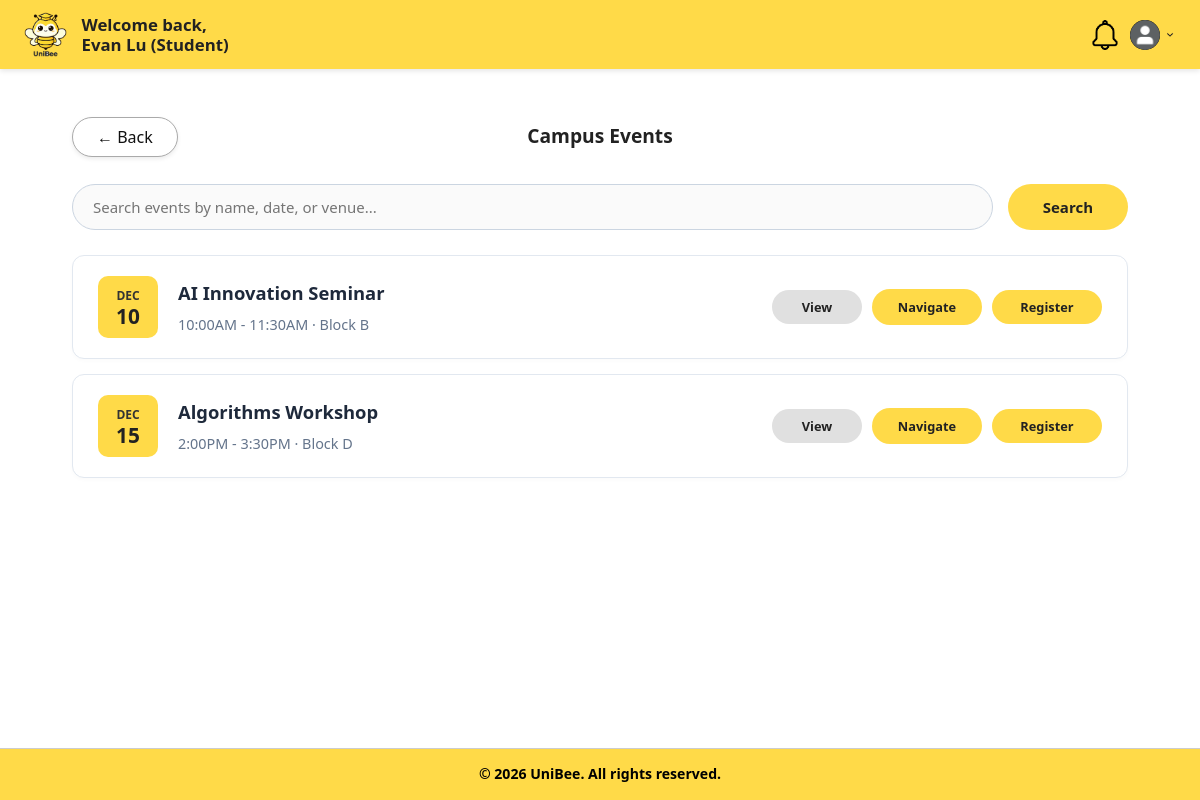
The page /boundary/viewEventsPage.php (signed in) on the database its author committed.
### tables this page shows
CREATE TABLE Events (
    id INT PRIMARY KEY AUTO_INCREMENT,
    universityId INT NOT NULL,
    createdBy INT,
    facilityId INT NOT NULL,
    title VARCHAR(255) NOT NULL,
    description TEXT,
    startDatetime DATETIME NOT NULL,
    endDatetime DATETIME NOT NULL,
    capacity INT NOT NULL,
    eventPoster VARCHAR(500) NULL,
    eventInfo TEXT NULL,
    status ENUM('active','suspended','cancelled','completed') DEFAULT 'active',
    createdAt DATETIME DEFAULT CURRENT_TIMESTAMP,
    updatedAt DATETIME DEFAULT CURRENT_TIMESTAMP ON UPDATE CURRENT_TIMESTAMP,
    FOREIGN KEY (universityId) REFERENCES Universities(id) ON DELETE CASCADE,
    FOREIGN KEY (createdBy) REFERENCES Users(id) ON DELETE SET NULL,
    FOREIGN KEY (facilityId) REFERENCES BookableFacilities(id) ON DELETE RESTRICT
);

CREATE TABLE Facilities (
    id INT PRIMARY KEY AUTO_INCREMENT,
    universityId INT NOT NULL,
    floorId INT,
    name VARCHAR(255) NOT NULL,
    roomCode VARCHAR(100),
    type ENUM('study room', 'gym', 'lecture hall', 'lab', 'classroom') DEFAULT 'study room',
    description TEXT,
    location VARCHAR(255),
    blockFloor VARCHAR(100),
    capacity INT,
    status VARCHAR(50) DEFAULT 'active',
    createdAt DATETIME DEFAULT CURRENT_TIMESTAMP,
    updatedAt DATETIME DEFAULT CURRENT_TIMESTAMP ON UPDATE CURRENT_TIMESTAMP,
    FOREIGN KEY (universityId) REFERENCES Universities(id) ON DELETE CASCADE,
    FOREIGN KEY (floorId) REFERENCES CampusFloors(id) ON DELETE SET NULL
);

### controller/viewEventsController.php (called while the page is built, shortened)
<?php
require_once "../database/database.php";
require_once "../entity/event.php";
class ViewEventsController
{
    private $db;
    private $eventEntity;
    public function __construct()
    {
        $database = new Database();
        $this->db = $database->connect();
        $this->eventEntity = new Event(
            null, null, null, null, null, null,
            null, null, null, null, null, null, null, null,
            $this->db
        );
    }
    public function getEventList($universityId)
    {
        return $this->eventEntity->getEventList($universityId);
    }
    public function getUserRegisteredEventIds($userId)
    {
        try {
            $sql = "SELECT eventId FROM EventRegistrations
                    WHERE userId = ?
                      AND status IN ('registered', 'attended')";
            $stmt = $this->db->prepare($sql);
            $stmt->execute([$userId]);
            return $stmt->fetchAll(PDO::FETCH_COLUMN) ?: [];
        } catch (Exception $e) {
            error_log("getUserRegisteredEventIds error: " . $e->getMessage());
            return [];
        }
    }
}
?>

### database/database.php (called while the page is built, shortened)
<?php
class Database
{
    private $host = 'sql212.infinityfree.com';
    private $dbname = 'if0_43479137_unibee';
    private $username = 'if0_43479137';
    private $password = 'InjO8Pzh9lL';
    public function connect()
    {
        try {
            $this->pdo = new PDO(
                "mysql:host={$this->host};dbname={$this->dbname}",
                $this->username,
                $this->password
            );
            $this->pdo->setAttribute(PDO::ATTR_ERRMODE, PDO::ERRMODE_EXCEPTION);
            return $this->pdo;
        } catch (PDOException $e) {
            die("Database connection failed: " . $e->getMessage());
        }
    }
}

### entity/event.php (called while the page is built, shortened)
<?php
require_once "../database/database.php";
class Event
{
    private $db;
    public function __construct(
        $id = null,
        $universityId = null,
        $createdBy = null,
        $facilityId = null,
        $title = null,
        $description = null,
        $startDatetime = null,
        $endDatetime = null,
        $capacity = null,
        $eventPoster = null,
        $eventInfo = null,
        $status = null,
        $createdAt = null,
        $updatedAt = null,
        $db = null
    ) {
        if ($db !== null) {
            $this->db = $db;
        } else {
            $database = new Database();
            $this->db = $database->connect();
        }
    }
    public function getEventList($universityId)
    {
        try {
            $sql = "SELECT e.id, e.universityId, e.createdBy, e.facilityId,
                           e.title, e.description,
                           e.startDatetime, e.endDatetime, e.capacity,
                           e.eventPoster, e.eventInfo, e.status,
                           e.createdAt, e.updatedAt,
                           f.location AS location,
                           f.name AS facilityName
                    FROM Events e
                    INNER JOIN BookableFacilities bf ON e.facilityId = bf.id
                    INNER JOIN Facilities f ON bf.facilityId = f.id
                    WHERE e.universityId = ?
                      AND e.status = 'active'
                    ORDER BY e.startDatetime ASC";
            $stmt = $this->db->prepare($sql);
            $stmt->execute([$universityId]);
            return $stmt->fetchAll(PDO::FETCH_ASSOC);
        } catch (Exception $e) {
            error_log("Event list fetch error: " . $e->getMessage());
            return false;
        }
    }
}
?>

### boundary/viewEventsPage.php (the view, shortened to what this page needs)
<?php
require_once "../controller/viewEventsController.php";
$userRole = strtolower($_SESSION['user_role'] ?? $_SESSION['role'] ?? 'student');
$isLecturer = in_array($userRole, ['lecturer', 'staff', 'teacher']);
$dashboardPage = $isLecturer ? 'lecturerDashboardPage.php' : 'studentDashboardPage.php';
$controller = new ViewEventsController();
$universityId = $_SESSION['university_id'] ?? 1;
$userId = $_SESSION['user_id'] ?? null;
$events = $controller->getEventList($universityId);
$registeredIds = $controller->getUserRegisteredEventIds($userId);
$eventsToDisplay = $_SESSION['search_results'] ?? $events;
$searchKeywordValue = $_SESSION['search_keyword'] ?? '';
?>
<!DOCTYPE html>
<html lang="en">
<head>
    <link rel="stylesheet" href="../style.css">
</head>
<body>
    <header class="header">
        <div class="logo-container">
            <a href="<?php echo $dashboardPage; ?>">
                <img src="../images/uniBeeLogo.png" alt="UniBee Logo">
            </a>
        </div>
        <div class="welcome-message">
            <span>Welcome back,</span>
            <strong>
                <?php
                echo htmlspecialchars($_SESSION['user_name'] ?? 'User') .
                    ' (' . ucwords(str_replace('_', ' ', strtolower($_SESSION['user_role'] ?? $_SESSION['role'] ?? 'User'))) . ')';
                ?>
            </strong>
        </div>
        <div class="dashboard-header-right">
            <a href="notificationPage.php" class="header-icon">
                <img src="../images/notification.png" alt="Notifications">
            </a>
            <div class="profile-dropdown">
                <div class="profile-container" onclick="toggleDropdown()">
                    <img src="../images/profilePic.png" alt="Profile" class="profile-icon">
                    <img src="../images/dropdown.png" alt="Menu" class="dropdown-arrow">
                </div>
            </div>
        </div>
    </header>
    <main class="dashboard">
        <div class="profile-header">
            <a href="<?php echo htmlspecialchars($dashboardPage); ?>" class="btn-back">&#8592; Back</a>
            <h2 class="section-label">Campus Events</h2>
        </div>
        <form action="../controller/searchEventController.php" method="GET" class="event-search-bar">
            <input type="text" id="eventSearchInput" name="keyword"
                placeholder="Search events by name, date, or venue..."
                value="<?php echo htmlspecialchars($searchKeywordValue); ?>">
            <button type="submit" name="search" class="btn-search">Search</button>
        </form>
        <?php if ($eventsToDisplay === false): ?>
            <p class="error-message" style="max-width:1200px;margin:0 auto;">Unable to retrieve events. Please try again
                later.</p>
        <?php elseif (empty($eventsToDisplay)): ?>
            <p class="no-notifications" style="max-width:1200px;margin:0 auto;">No upcoming events available.</p>
        <?php else: ?>
            <div class="event-list">
                <?php foreach ($eventsToDisplay as $event): ?>
                    <?php
                    $startDate = strtotime($event['startDatetime']);
                    $endDate = strtotime($event['endDatetime']);
                    $month = date('M', $startDate);
                    $day = date('d', $startDate);
                    $time = date('g:iA', $startDate) . ' - ' . date('g:iA', $endDate);
                    $isPast = $startDate < time();
                    $isRegistered = in_array($event['id'], $registeredIds);
                    ?>
                    <div class="event-item" data-title="<?php echo htmlspecialchars(strtolower($event['title'])); ?>">
                        <div class="event-date-badge">
                            <span class="event-month"><?php echo $month; ?></span>
                            <span class="event-day"><?php echo $day; ?></span>
                        </div>
                        <div class="event-info">
                            <h3><?php echo htmlspecialchars($event['title']); ?></h3>
                            <p><?php echo htmlspecialchars($time); ?> · <?php echo htmlspecialchars($event['location']); ?></p>
                        </div>
                        <div class="event-actions">
                            <button type="button" class="btn-event-view"
                                onclick='openEventView(<?php echo htmlspecialchars(json_encode($event), ENT_QUOTES); ?>)'>
                                View
                            </button>
                            <a href="facilityLocationTrackingPage.php?facility=<?php echo urlencode($event['facilityId']); ?>"
                                class="btn-event-nav">
                                Navigate
                            </a>
                            <?php if ($isPast): ?>
                                <button class="btn-event-past" disabled>Past Event</button>
                            <?php elseif ($isRegistered): ?>
                                <button class="btn-event-registered" disabled>Registered</button>
                            <?php else: ?>
                                <form action="../controller/registerEventController.php" method="POST" class="event-register-form">
                                    <button type="submit" name="register_event" class="btn-event-register">Register</button>
                                </form>
                            <?php endif; ?>
                        </div>
                    </div>
                <?php endforeach; ?>
            </div>
        <?php endif; ?>
    </main>
    <footer>
        <div class="footer-bottom-bar">
            &copy; 2026 UniBee. All rights reserved.
        </div>
    </footer>
</body>
</html>

### boundary/viewEventsPage.php (style rules this page uses)
.profile-header { position: relative; display: flex; align-items: center; width: 100%; max-width: 1200px; margin: 15px auto 25px auto; min-height: 45px; box-sizing: border-box; }
.btn-back { position: absolute; left: 0; margin: 0; z-index: 10; }
.profile-header .section-label { position: absolute; left: 50%; transform: translateX(-50%); margin: 0 !important; text-align: center !important; white-space: nowrap; }
.event-search-bar { display: flex; width: 100%; max-width: 1200px; margin: 0 auto 25px auto; gap: 15px; box-sizing: border-box; }
.event-search-bar input { flex: 1; padding: 12px 20px; border: 1px solid #cbd5e1; border-radius: 30px; font-size: 15px; outline: none; box-sizing: border-box; }
.event-search-bar .btn-search { flex-shrink: 0; padding: 0 35px; border: none; border-radius: 30px; background-color: var(--bg-yellow); color: #222; font-weight: 700; font-size: 15px; cursor: pointer; transition: 0.2s ease; box-sizing: border-box; }
.event-list { display: flex; flex-direction: column; gap: 15px; width: 100%; max-width: 1200px; margin: 0 auto; box-sizing: border-box; }
.event-item { display: flex; align-items: center; justify-content: space-between; padding: 20px 25px; background: #ffffff; border: 1px solid #e2e8f0; border-radius: 12px; box-shadow: 0 2px 4px rgba(0, 0, 0, 0.02); width: 100%; box-sizing: border-box; }
.event-info { flex: 1; min-width: 0; margin-right: 20px; }
.event-info h3 { margin: 0 0 5px 0; font-size: 1.15rem; color: #1e293b; }
.event-info p { margin: 0; color: #64748b; font-size: 0.9rem; }
.event-actions { display: grid; grid-template-columns: 90px 110px 110px; gap: 10px; align-items: center; flex-shrink: 0; }
.event-actions>* { width: 100%; box-sizing: border-box; }
.btn-event-view, .btn-event-nav, .btn-event-register, .btn-event-registered, .btn-event-past { display: inline-flex; align-items: center; justify-content: center; padding: 8px 0; border-radius: 20px; font-size: 0.8rem; font-weight: 700; border: none; text-decoration: none; cursor: pointer; transition: 0.2s ease; box-sizing: border-box; }
.btn-event-view { background-color: #e0e0e0; color: #222; }
.btn-event-nav { background-color: var(--bg-yellow); color: #222; }
.btn-event-register { background-color: var(--bg-yellow); color: #222; }
.event-register-form { display: contents; }

### rows shown on the page
events: startDatetime "DEC", startDatetime "10", title "AI Innovation Seminar", time "10:00AM - 11:30AM", facilities.location "Block B"
events: startDatetime "DEC", startDatetime "15", title "Algorithms Workshop", time "2:00PM - 3:30PM", facilities.location "Block D"

### other values the page prints
$_SESSION['user_name'] "Evan Lu"
